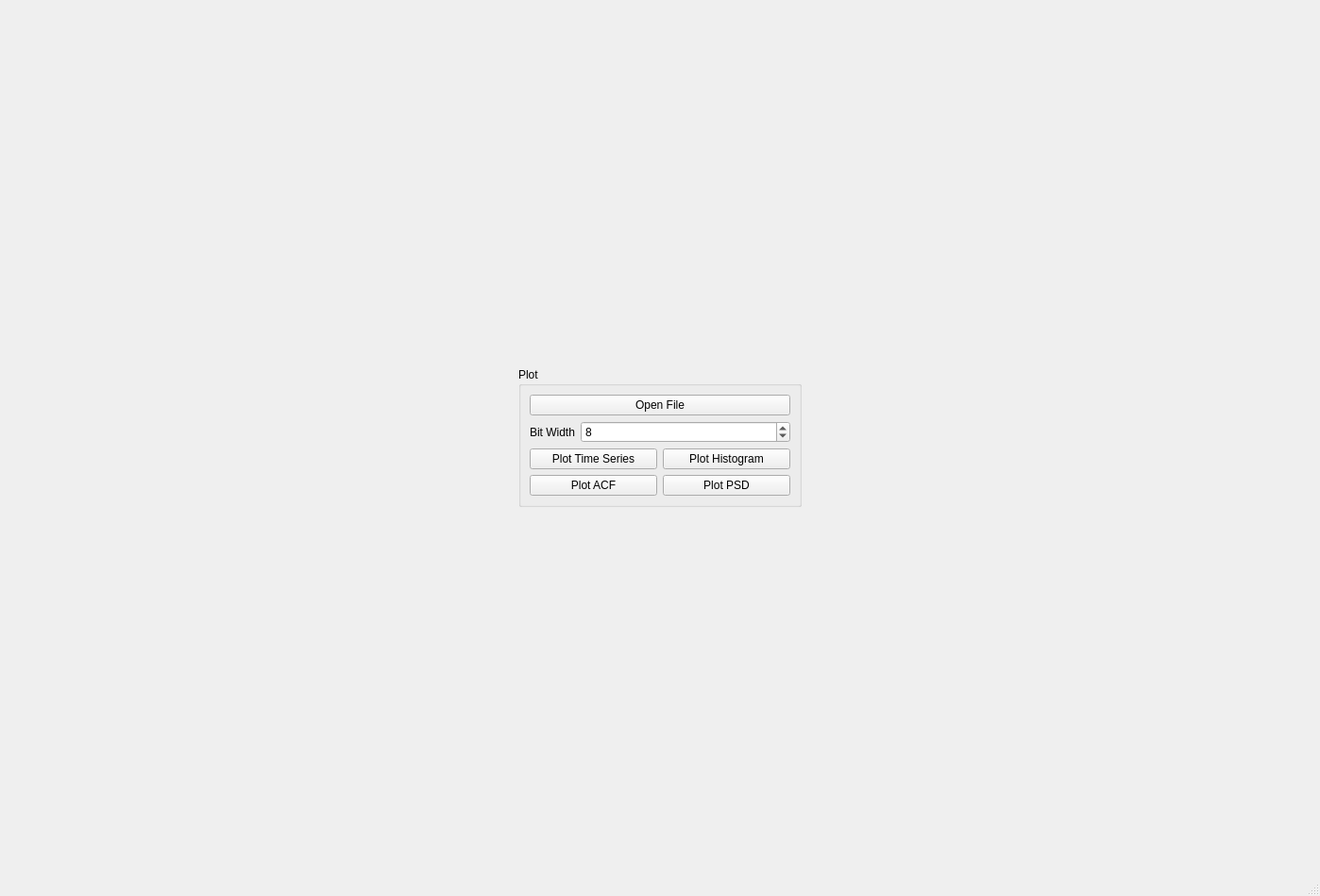
<?xml version="1.0" encoding="UTF-8"?>
<ui version="4.0">
 <class>RandomToolboxMainWindow</class>
 <widget class="QMainWindow" name="RandomToolboxMainWindow">
  <property name="geometry">
   <rect>
    <x>0</x>
    <y>0</y>
    <width>1398</width>
    <height>949</height>
   </rect>
  </property>
  <property name="windowTitle">
   <string>MainWindow</string>
  </property>
  <widget class="QWidget" name="centralwidget">
   <layout class="QHBoxLayout" name="horizontalLayout" stretch="0,0">
    <property name="topMargin">
     <number>9</number>
    </property>
    <item>
     <layout class="QVBoxLayout" name="verticalLayout"/>
    </item>
    <item>
     <widget class="QGroupBox" name="groupBox">
      <property name="sizePolicy">
       <sizepolicy hsizetype="Maximum" vsizetype="Fixed">
        <horstretch>0</horstretch>
        <verstretch>0</verstretch>
       </sizepolicy>
      </property>
      <property name="maximumSize">
       <size>
        <width>300</width>
        <height>16777215</height>
       </size>
      </property>
      <property name="title">
       <string>Plot</string>
      </property>
      <layout class="QVBoxLayout" name="verticalLayout_2">
       <item>
        <widget class="QPushButton" name="pushButton_OpenFile">
         <property name="text">
          <string>Open File</string>
         </property>
        </widget>
       </item>
       <item>
        <layout class="QFormLayout" name="formLayout">
         <item row="0" column="0">
          <widget class="QLabel" name="label">
           <property name="text">
            <string>Bit Width</string>
           </property>
           <property name="buddy">
            <cstring>spinBox_BitWidth</cstring>
           </property>
          </widget>
         </item>
         <item row="0" column="1">
          <widget class="QSpinBox" name="spinBox_BitWidth">
           <property name="minimum">
            <number>1</number>
           </property>
           <property name="maximum">
            <number>64</number>
           </property>
           <property name="value">
            <number>8</number>
           </property>
          </widget>
         </item>
        </layout>
       </item>
       <item>
        <layout class="QGridLayout" name="gridLayout">
         <item row="1" column="1">
          <widget class="QPushButton" name="pushButton_PlotPsd">
           <property name="text">
            <string>Plot PSD</string>
           </property>
          </widget>
         </item>
         <item row="1" column="0">
          <widget class="QPushButton" name="pushButton_PlotAcf">
           <property name="text">
            <string>Plot ACF</string>
           </property>
          </widget>
         </item>
         <item row="0" column="1">
          <widget class="QPushButton" name="pushButton_PlotHistogram">
           <property name="text">
            <string>Plot Histogram</string>
           </property>
          </widget>
         </item>
         <item row="0" column="0">
          <widget class="QPushButton" name="pushButton_PlotTimeSeries">
           <property name="text">
            <string>Plot Time Series</string>
           </property>
          </widget>
         </item>
        </layout>
       </item>
      </layout>
     </widget>
    </item>
   </layout>
  </widget>
  <widget class="QMenuBar" name="menubar">
   <property name="geometry">
    <rect>
     <x>0</x>
     <y>0</y>
     <width>1398</width>
     <height>20</height>
    </rect>
   </property>
  </widget>
  <widget class="QStatusBar" name="statusbar"/>
 </widget>
 <resources/>
 <connections/>
</ui>
